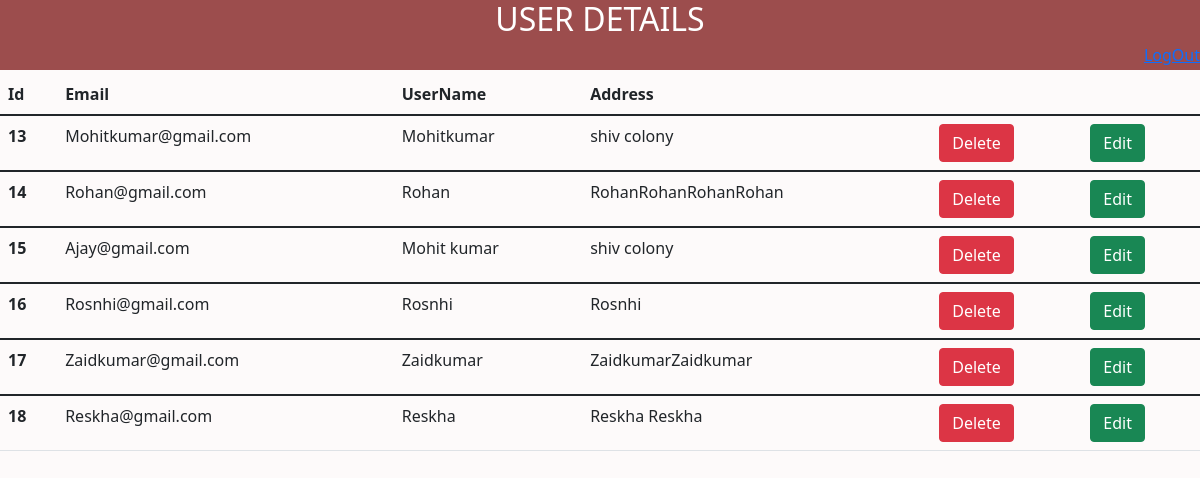
/home/, run on the app's committed database.
### myapp/models.py (models this page shows, shortened)
class databse(models.Model):
    id =models.AutoField(primary_key=True)
    Email =models.EmailField( max_length=254)
    UserName =models.CharField(max_length=50)
    Address =models.CharField(max_length=100)
    Password =models.CharField(max_length=30)

### myapp/views.py (the view)
# urls.py: 2. Add a URL to urlpatterns:  path('', Home.as_view(), name='home')
def Home(request):
    data=databse.objects.all()
    user={
        'user_data':data
    }
    return render(request,'Home.html',user)

### templates/Home.html (shortened to what this page needs)
<!doctype html>
<html lang="en">
  <head>
    <link href="https://cdn.jsdelivr.net/npm/bootstrap@5.1.3/dist/css/bootstrap.min.css" rel="stylesheet">
  </head>
  <body>
    <div class="allBox">
  <div class="main">
   <h2 class="text-center">USER DETAILS</h2> <span><h6 class=" logout mr-1"><a href="/">LogOut</a></h6></span>
  </div>
<table class="table">
  <thead>
    <tr>
      <th scope="col">Id</th>
      <th scope="col">Email</th>
      <th scope="col">UserName</th>
      <th scope="col">Address</th>
      <th scope="col"></th>
      <th scope="col"></th>
    </tr>
  </thead>
  <div class="main_data">
{% for i  in user_data %}
  <tbody>
    <tr>
      <th scope="row">{{i.id}}</th>
      <td  id ='done2 'class="done ">{{i.Email}}</td>
      <td  class="done ">{{i.UserName}}</td>
      <td  class="done ">{{i.Address}}</td>
      <td><a href="/delete/{{i.id}}"><button type="button" class="btn btn-danger">Delete</button></a></td>
      <td><a href="/edit/{{i.id}}"><button type="button" class="  btn btn-success">Edit</button></a></td>
    </tr>
  </tbody>
  {% endfor %}
</div>
</table>
    </div>
  </body>
</html>

### templates/Home.html (style rules this page uses)
body { margin: 0; padding: 0; background-color: rgb(253, 250, 250); }
.main { width: 100%; height: 70px; color: white; background-color: rgb(156, 77, 77); }
.logout { float: right; }

### data on the page
databse: id "13", Email "Mohitkumar@gmail.com", UserName "Mohitkumar", Address "shiv colony"
databse: id "14", Email "Rohan@gmail.com", UserName "Rohan", Address "RohanRohanRohanRohan"
databse: id "15", Email "Ajay@gmail.com", UserName "Mohit kumar", Address "shiv colony"
databse: id "16", Email "Rosnhi@gmail.com", UserName "Rosnhi", Address "Rosnhi"
databse: id "17", Email "Zaidkumar@gmail.com", UserName "Zaidkumar", Address "ZaidkumarZaidkumar"
databse: id "18", Email "Reskha@gmail.com", UserName "Reskha", Address "Reskha Reskha"
